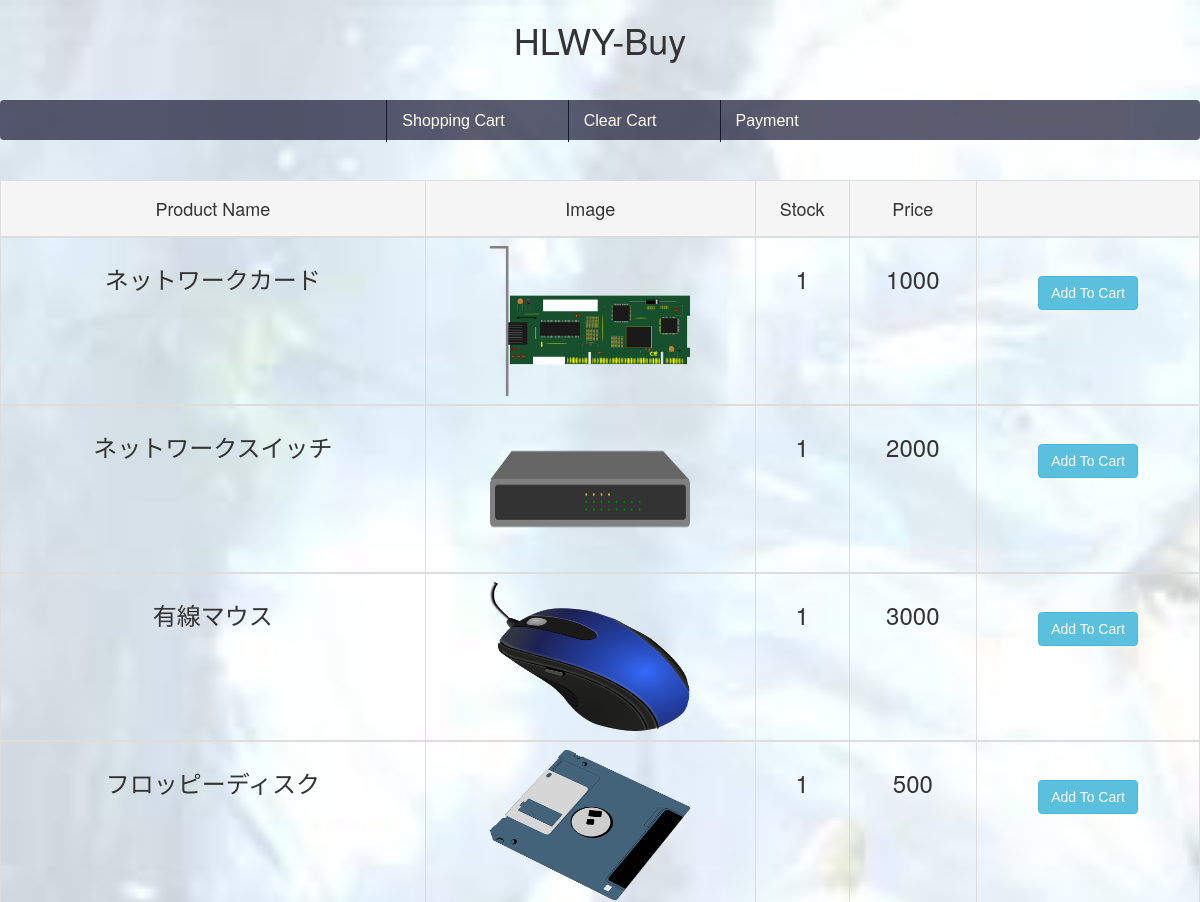
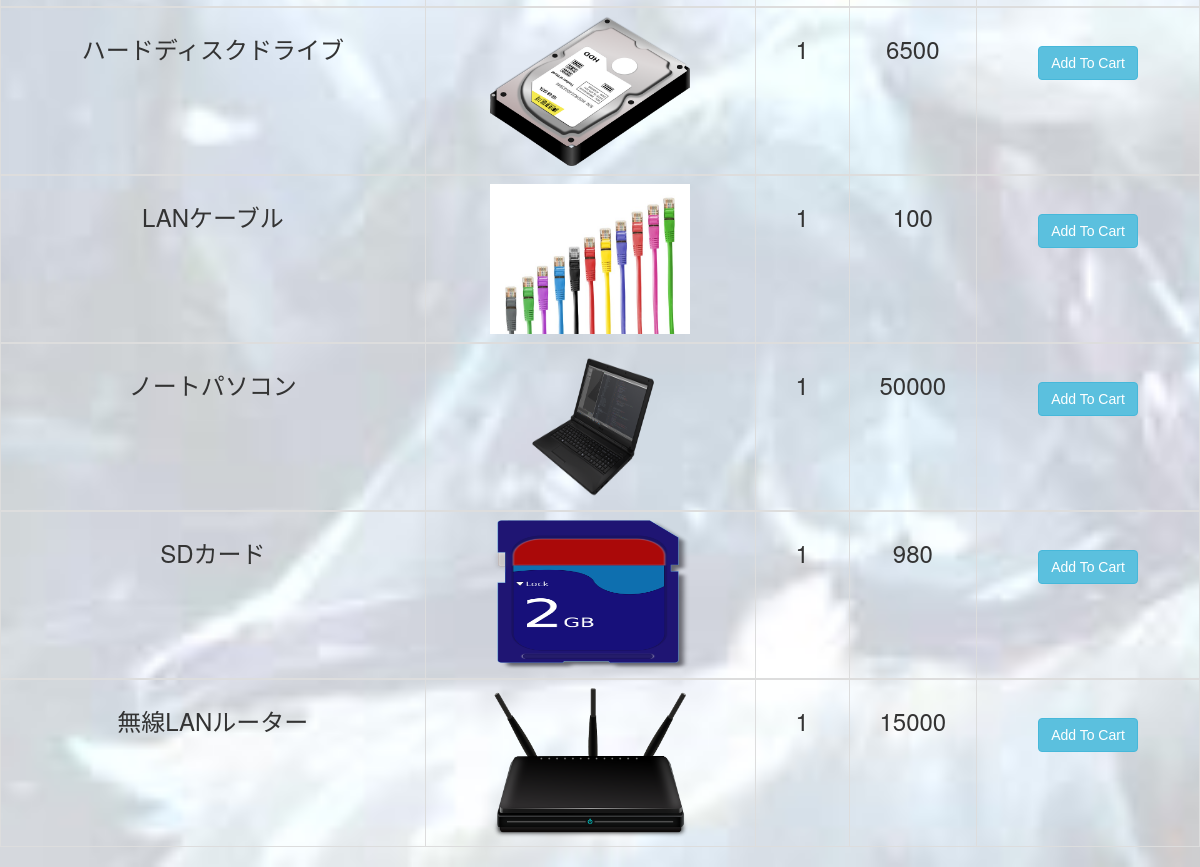
Before: /ec/list/ with the older database file (2 pictures, top to bottom).
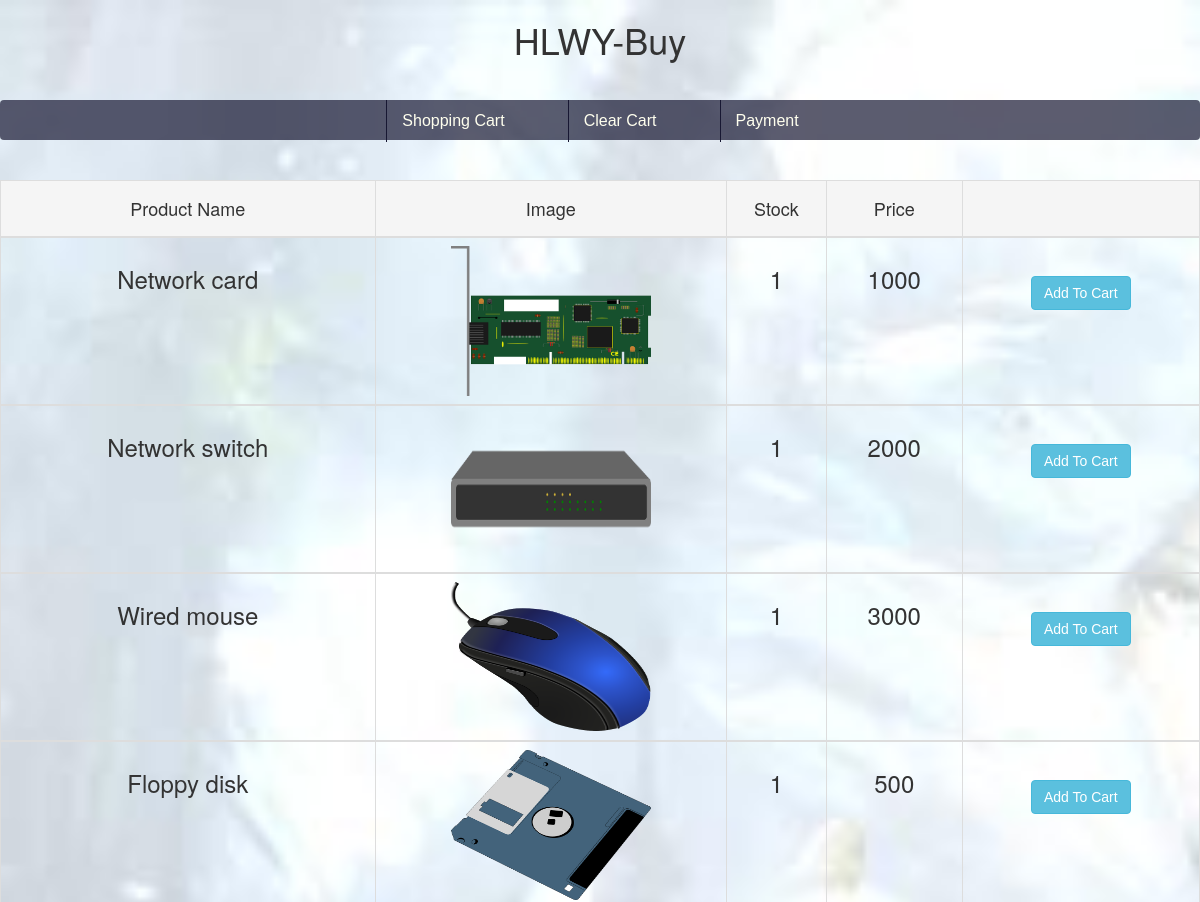
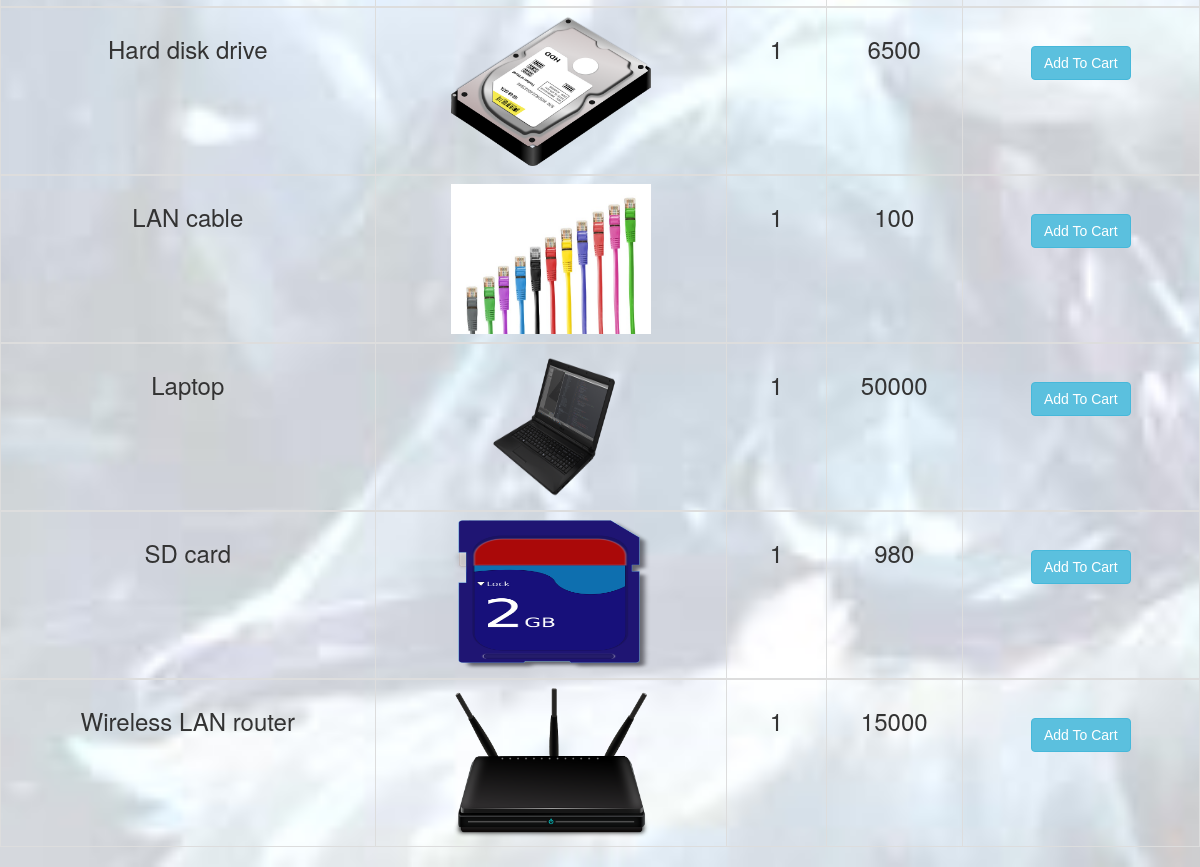
After: the same page with the newer database file (2 pictures, top to bottom).
### ecommerce/models.py (models this page shows, shortened)
class Product(models.Model):
    name = models.CharField("Name", max_length=30)
    description = models.CharField("Description", max_length=30, blank=True)
    price = models.IntegerField("Price")
    image = models.FileField("Image", upload_to="", blank=True)
    stock = models.IntegerField("Stock")
    is_enabled = models.BooleanField("Enabled", default=True)
    created_at = models.DateTimeField("Created Time", auto_now_add=True)
    updated_at = models.DateTimeField("Updated Time", auto_now=True)

### ecommerce/views.py (the view)
# urls.py: url(r'^ec/list/', views.index),
def index(request):
    products = get_list_or_404(Product)
    if not request.session.has_key('cart'):
        request.session['cart'] = list()
    response = render(request, 'product_list.html', {'products': products})
    return response

### ecommerce/templates/product_list.html (shortened to what this page needs)
<!DOCTYPE html>
<html>
<head>
    <link rel="stylesheet" href="https://maxcdn.bootstrapcdn.com/bootstrap/3.3.7/css/bootstrap.min.css">
    <link href="../../css/memo.css" rel="stylesheet" type="text/css" />
</head>
<body style="background: url(../../media/cm.jpg);background-size:cover">
    <div class="text-center">
        <h1 style="text-align:center">HLWY-Buy</h1>
    </div>
    <nav>
        <ul class="main">
            <li><a href="../cart_list/">Shopping Cart</a></li>
            <li><a href="../cart_reset/">Clear Cart</a></li>
            <li><a href="../order/">Payment</a></li>
    </nav>
    <div align="center">
        <table class="table table-bordered margin-top:-50px" width=100% align=center>
            <thead>
                <tr class="active">
                    <td align="center">
                        <h4>Product Name</h4>
                    </td>
                    <td align="center">
                        <h4>Image</h4>
                    </td>
                    <td align="center">
                        <h4>Stock</h4>
                    </td>
                    <td align="center">
                        <h4>Price</h4>
                    </td>
                    <td align="center">
                    </td>
                </tr>
            </thead>
            {% for product in products %}
            <tbody>
                <tr>
                    <td align="center">
                        <h3>{{ product.name }}</h3>
                    </td>
                    <td align="center"><img height=150 src="../../media/{{ product.image }}" alt="" width="200" height="200"
                            border="0" /></td>
                    <td align="center">
                        <h3>{{ product.stock }}</h3>
                    </td>
                    <td align="center">
                        <h3>{{ product.price }}</h3>
                    </td>
                    <td align="center"><a href="../cart_add/{{ product.id }}">
                            <h3 class="btn btn-info">Add to Cart</h3>
                        </a></td>
                </tr>
                {% endfor %}
</body>
</html>

### ecommerce/memo.css (style rules this page uses)
* { margin:0; padding:0 }
body { width:"100%"; margin:20px auto; font-size:14px; }
ul { list-style: none; }
nav { height: 40px; margin: 40px auto; background-color: rgba(23, 23, 50, 0.7); text-align: center; border-radius: 4px; }
.main { display: flex; justify-content: center; }
.main > li { margin: 0 2%; }
.main > li a { border-left:1px solid rgba(23, 23, 50, 1); }
a { text-decoration: none; color: #ffe; text-transform: capitalize; font-family: monospace; display: block; padding: 10px 15px; font-size: 16px; transition: background-color 0.5s ease-in-out; font-family: "Raleway", sans-serif; }

### ecommerce/templates/product_list.html (style rules this page uses)
ul { list-style: none; }
nav { height: 40px; margin: 40px auto; background-color: rgba(23, 23, 50, 0.7); text-align: center; border-radius: 4px; }
.main { display: flex; justify-content: center; }
.main>li { margin: 0 2%; }
.main>li a { border-left: 1px solid rgba(23, 23, 50, 1); }
a { text-decoration: none; color: #ffe; text-transform: capitalize; font-family: monospace; display: block; padding: 10px 15px; font-size: 16px; transition: background-color 0.5s ease-in-out; font-family: "Raleway", sans-serif; }

Changed rows visible on the page:
changed Product: name "ネットワークカード" → "Network card"
changed Product: name "ネットワークスイッチ" → "Network switch"
changed Product: name "有線マウス" → "Wired mouse"
changed Product: name "フロッピーディスク" → "Floppy disk"
changed Product: name "ハードディスクドライブ" → "Hard disk drive"
changed Product: name "LANケーブル" → "LAN cable"
changed Product: name "ノートパソコン" → "Laptop"
changed Product: name "SDカード" → "SD card"
changed Product: name "無線LANルーター" → "Wireless LAN router"
